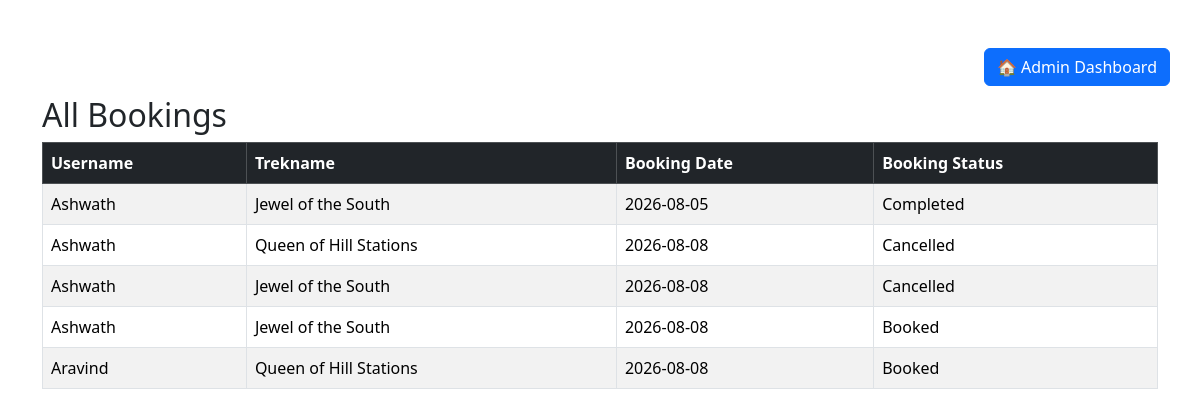
Page /view_bookings (signed in) on the earlier database version.
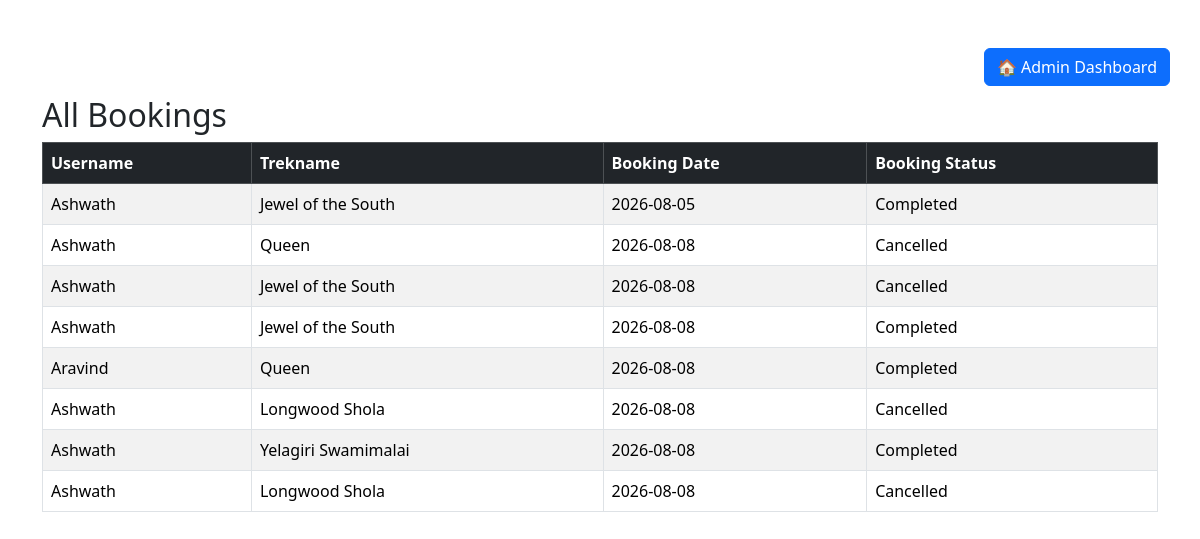
Same page on the later database version.
### models.py (models this page shows)
class Booking(db.Model):
    id = db.Column(db.Integer, primary_key=True)
    user_id = db.Column(db.Integer , db.ForeignKey("user.id"), nullable=False)
    trek_id = db.Column(db.Integer , db.ForeignKey("trek.id"), nullable=False)
    booking_date = db.Column(db.Date, nullable=False)
    status = db.Column(db.String(20), nullable=False, default="Booked")
    user = db.relationship("User", backref="bookings")
    trek = db.relationship("Trek", backref="bookings")

class User(db.Model):
    id = db.Column(db.Integer, primary_key=True)
    username =db.Column(db.String(100), nullable=False)
    email = db.Column(db.String(120), unique=True, nullable=False)
    password = db.Column(db.String(255), nullable=False)
    role = db.Column(db.String(20), nullable=False)
    status = db.Column(db.String(20), nullable=False ,default="ACTIVE")
    staff_profile = db.relationship("StaffProfile", backref="user" ,uselist=False)

class Trek(db.Model):
    id = db.Column(db.Integer, primary_key=True)
    trek_name = db.Column(db.String(100), nullable=False)
    location = db.Column(db.String(100), nullable=False)
    difficulty = db.Column(db.String(20), nullable=False)
    duration = db.Column(db.Integer, nullable=False)
    available_slots = db.Column(db.Integer, nullable=False)
    status = db.Column(db.String(20), nullable=False, default="Pending")
    start_date = db.Column(db.Date, nullable=False)
    end_date = db.Column(db.Date, nullable=False)
    assigned_staff_id = db.Column(db.Integer, db.ForeignKey("staff_profile.id"), nullable=True)

### app.py (the view)
@app.route("/view_bookings")
def view_bookings():
    if "user_id" not in session:
        return redirect("/login")
    if session["role"] != "Admin":
        return "Access Denied!"
    bookings = Booking.query.all()
    return render_template(
        "view_bookings.html",
        bookings=bookings
    )

### templates/view_bookings.html (shortened to what this page needs)
<!DOCTYPE html>
<html lang="en">
<head>
    <link href="https://cdn.jsdelivr.net/npm/bootstrap@5.3.3/dist/css/bootstrap.min.css"
    rel="stylesheet">
</head>
<body>
    <div class="container mt-5 position-relative">
        <a href="/admin_dashboard" class="btn btn-primary position-absolute top-0 end-0">
            🏠 Admin Dashboard
        </a>
        <div class="pt-5">
            <h2 class="text-centre">All Bookings</h2>
            <table class="table table-bordered table-striped table-hover">
                <thead class="table-dark">
                    <tr>
                        <th>Username</th>
                        <th>Trekname</th>
                        <th>Booking Date</th>
                        <th>Booking Status</th>
                    </tr>
                </thead>
                <tbody>
                    {% for booking in bookings %}
                    <tr>
                        <td>{{ booking.user.username }}</td>
                        <td>{{ booking.trek.trek_name }}</td>
                        <td>{{ booking.booking_date }}</td>
                        <td>{{ booking.status }}</td>
                    </tr>
                    {% endfor %}
                </tbody>
            </table>
        </div>
    </div>
</body>
</html>

Differences in the rows shown:
changed through a linked row, Booking (number 2 of 8 on the later page): trek.trek_name "Queen of Hill Stations" → "Queen"
changed Booking (number 4 of 8 on the later page): status "Booked" → "Completed"
changed Booking "Aravind": trek.trek_name "Queen of Hill Stations" → "Queen"; status "Booked" → "Completed"
added Booking: user.username "Ashwath", trek.trek_name "Longwood Shola", booking_date "2026-08-08", status "Cancelled"
added Booking: user.username "Ashwath", trek.trek_name "Yelagiri Swamimalai", booking_date "2026-08-08", status "Completed"
added Booking: user.username "Ashwath", trek.trek_name "Longwood Shola", booking_date "2026-08-08", status "Cancelled"
